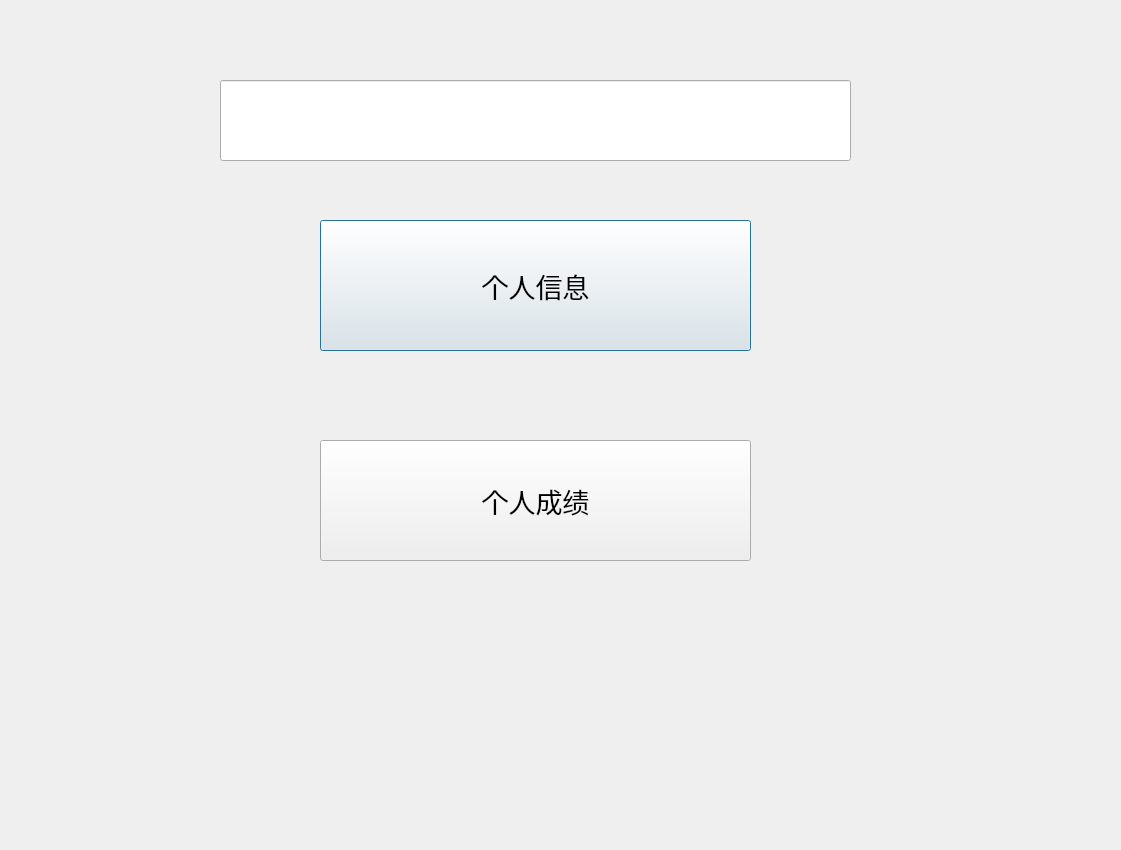
<?xml version="1.0" encoding="UTF-8"?>
<ui version="4.0">
 <class>login</class>
 <widget class="QDialog" name="login">
  <property name="geometry">
   <rect>
    <x>0</x>
    <y>0</y>
    <width>1121</width>
    <height>850</height>
   </rect>
  </property>
  <property name="windowTitle">
   <string>学生信息入口</string>
  </property>
  <property name="windowIcon">
   <iconset>
    <normaloff>login_ui.png</normaloff>login_ui.png</iconset>
  </property>
  <widget class="QPushButton" name="self_info_Button">
   <property name="geometry">
    <rect>
     <x>320</x>
     <y>220</y>
     <width>431</width>
     <height>131</height>
    </rect>
   </property>
   <property name="font">
    <font>
     <family>Agency FB</family>
     <pointsize>20</pointsize>
    </font>
   </property>
   <property name="text">
    <string>个人信息</string>
   </property>
  </widget>
  <widget class="QPushButton" name="self_grade_Button">
   <property name="geometry">
    <rect>
     <x>320</x>
     <y>440</y>
     <width>431</width>
     <height>121</height>
    </rect>
   </property>
   <property name="font">
    <font>
     <family>Agency FB</family>
     <pointsize>20</pointsize>
    </font>
   </property>
   <property name="text">
    <string>个人成绩</string>
   </property>
  </widget>
  <widget class="QLineEdit" name="welcome_lineEdit">
   <property name="geometry">
    <rect>
     <x>220</x>
     <y>80</y>
     <width>631</width>
     <height>81</height>
    </rect>
   </property>
   <property name="font">
    <font>
     <family>Agency FB</family>
     <pointsize>20</pointsize>
    </font>
   </property>
  </widget>
 </widget>
 <resources/>
 <connections/>
</ui>
